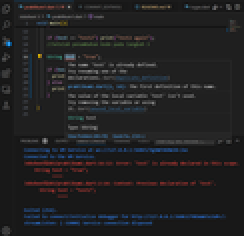
#> input picture Jobsheet 3/Praktikum 1-2.png, 122 x 118 px, shrunk from 917 x 882 before the run, given in place of female.tiff, which was not available (shown 2 times larger)
$ jupyter execute 09_FajarBayuKusuma_Week3.ipynb   (text cells are left out)
#> lines starting #> are read from the running program, lines starting #| are printed output that depends on the picture; pictures that were not available may be replaced by others from this repository, and a replacement may not be noted
[cell 1]
from google.colab import drive
drive.mount('/content/drive')

[cell 2]
import numpy as np
import pandas as pd
import cv2 as cv
from google.colab.patches import cv2_imshow #forImage display
from skimage import io
from skimage import transform
from PIL import Image
import matplotlib.pylab as plt

[cell 3]
print(' Mengubah Tingkat Kecerahan Citra  ')
print('-----------------------------------')
try:
  brightness = int(input('Masukkan Nilai Kecerahan: '))
#> the answer given: 3
except ValueError:
  print('Error, not a numberr')

original = cv.imread('/content/drive/MyDrive/KULIAH/Semester 5/PCVK/Week 3/female.tiff')
#> original is the input picture: shape (118, 122, 3); mean B, G, R 34.8, 33.5, 33.7
brightness_image = np.zeros(original.shape, original.dtype)

#Akses oer pixel
for y in range(original.shape[0]):
  for x in range(original.shape[1]):
    for c in range(original.shape[2]):
      brightness_image[y,x,c] = np.clip(original[y,x,c] + brightness, 0, 255)

#Fungsi np.clip() memastikan nilai tersebut tetap berada dalam
#rentang 0 hingga 255 (karena nilai piksel gambar berkisar antara 0 hingga 255).
#cara simpel tanpa for loop
#brigthness_image = cv.convertScaleAbs(original, beta=brightness)

final_frame = cv.hconcat((original, brightness_image))
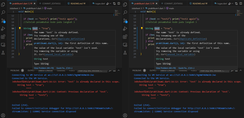
#> final_frame: shape (118, 244, 3); mean B, G, R 36.3, 35, 35.2
cv2_imshow(final_frame)

[cell 4]
print(' Mengimplementasikan Inverse Citra  ')
print('-----------------------------------')
try:
  inverse = int(input('Masukkan Nilai Inverse: '))
#> the answer given: 3
except ValueError:
  print('Error, not a numberr')

original = cv.imread('/content/drive/MyDrive/KULIAH/Semester 5/PCVK/Week 3/KTP3.jpg')
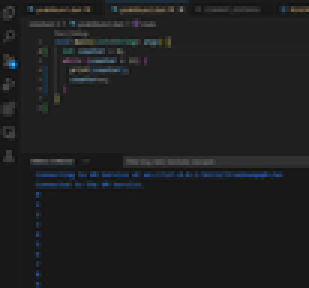
#> input picture Jobsheet 3/Praktikum 2.2.png, 103 x 96 px, shrunk from 771 x 723 before the run, given in place of KTP3.jpg, which was not available (shown 3 times larger)
#> original is the input picture: shape (96, 103, 3); mean B, G, R 31.7, 31, 30.1
inverse_image = np.zeros(original.shape, original.dtype)

#Akses oer pixel
for y in range(original.shape[0]):
  for x in range(original.shape[1]):
    for c in range(original.shape[2]):
      inverse_image[y,x,c] = np.clip(255 - original[y,x,c] , 0, 255)
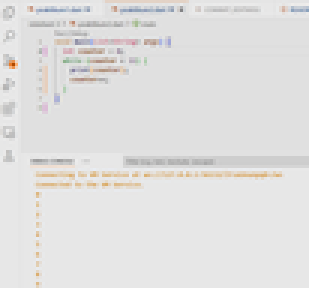
#> inverse_image: shape (96, 103, 3) (shown 3 times larger); mean B, G, R 223.3, 224, 224.9

#Fungsi np.clip() memastikan nilai tersebut tetap berada dalam
#rentang 0 hingga 255 (karena nilai piksel gambar berkisar antara 0 hingga 255).
#cara simpel tanpa for loop
#inverse_image = cv.convertScaleAbs(original, beta=inverse)

final_frame = cv.hconcat((original, inverse_image))
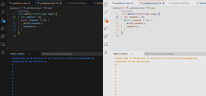
#> final_frame: shape (96, 206, 3); mean B, G, R 127.5, 127.5, 127.5
cv2_imshow(final_frame)

[cell 5]
print(' Mengimplementasikan Transformasi Contrast ')
print('-------------------------------------------')
try:
  contrast = int(input('Masukkan Nilai Kontras: '))
#> the answer given: 3
except ValueError:
  print('Error, not a numberr')
try:
  print('Jika sudah tidak ingin menambah kecerahan, masukkan 0(nol)')
  brightness = int(input('Masukkan Nilai Kecerahan: '))
#> the answer given: 3
except ValueError:
  print('Error, not a numberr')

original = cv.imread('/content/drive/MyDrive/KULIAH/Semester 5/PCVK/Week 3/female.tiff')
contrast_image = np.zeros(original.shape, original.dtype)

#Akses oer pixel
for y in range(original.shape[0]):
  for x in range(original.shape[1]):
    for c in range(original.shape[2]):
      contrast_image[y,x,c] = np.clip(contrast*original[y,x,c]+brightness , 0, 255)
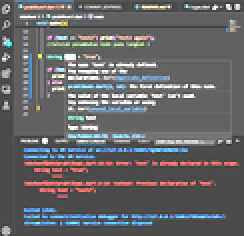
#> contrast_image: shape (118, 122, 3) (shown 2 times larger); mean B, G, R 105.4, 102.9, 102.7

#Fungsi np.clip() memastikan nilai tersebut tetap berada dalam
#rentang 0 hingga 255 (karena nilai piksel gambar berkisar antara 0 hingga 255).
#cara simpel tanpa for loop
#contrast_image = cv.convertScaleAbs(original, beta=contrast)

final_frame = cv.hconcat((original, contrast_image))
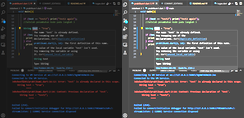
#> final_frame: shape (118, 244, 3); mean B, G, R 70.1, 68.2, 68.2
cv2_imshow(final_frame)

[cell 6]
print(' Mengimplementasikan Transformasi Logarithmic Brightness ')
print('---------------------------------------------------------')
try:
  logbright = int(input('Masukkan Nilai Kecerahan: '))
#> the answer given: 3
except ValueError:
  print('Error, not a numberr')
# [4 lines of commented-out code are left out]

original2 = cv.imread('/content/drive/MyDrive/KULIAH/Semester 5/PCVK/Week 3/female.tiff')
logbright_image = np.zeros(original2.shape, original2.dtype)

#Akses oer pixel
for y in range(original2.shape[0]):
  for x in range(original2.shape[1]):
    for c in range(original2.shape[2]):
      logbright_image[y,x,c] = np.clip(logbright*(np.log(1+original[y,x,c])), 0, 255)

#Fungsi np.clip() memastikan nilai tersebut tetap berada dalam
#rentang 0 hingga 255 (karena nilai piksel gambar berkisar antara 0 hingga 255).
#cara simpel tanpa for loop
#logbright_image = cv.convertScaleAbs(original2, beta=logbright)

final_frame = cv.hconcat((original2, logbright_image))
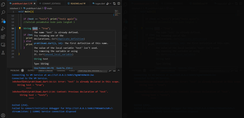
#> final_frame: shape (118, 244, 3); mean B, G, R 22.4, 21.7, 21.8
cv2_imshow(final_frame)

[cell 7]
# A. averaging
averaging = cv.imread('/content/drive/MyDrive/KULIAH/Semester 5/PCVK/Week 3/KTP3.jpg')

average_image = np.zeros(averaging.shape[:2], dtype=np.uint8)

for y in range(averaging.shape[0]):
    for x in range(averaging.shape[1]):
        red = int(averaging[y, x, 2])
        green = int(averaging[y, x, 1])
        blue = int(averaging[y, x, 0])
        avg = (red + green + blue) // 3
        average_image[y, x] = np.uint8(avg)
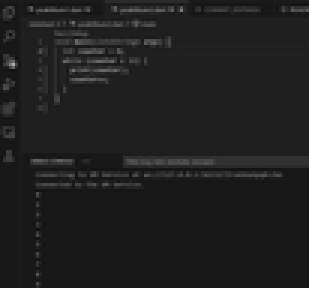
#> average_image: shape (96, 103) (shown 3 times larger); min 12, max 172, mean 30.8


plt.figure(figsize=(10, 5))
plt.subplot(1, 2, 1)
plt.imshow(cv.cvtColor(averaging, cv.COLOR_BGR2RGB))
plt.title('Original Image')

plt.subplot(1, 2, 2)
plt.imshow(average_image, cmap='gray')
plt.title('Averaging')


plt.show()
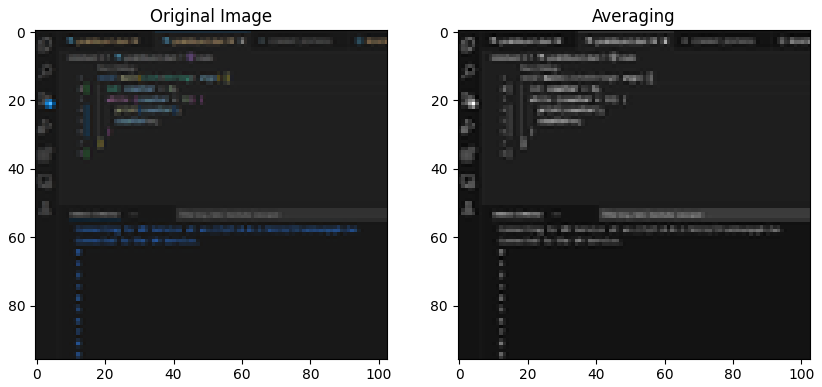
#> figure drawn by matplotlib, 2 panels
